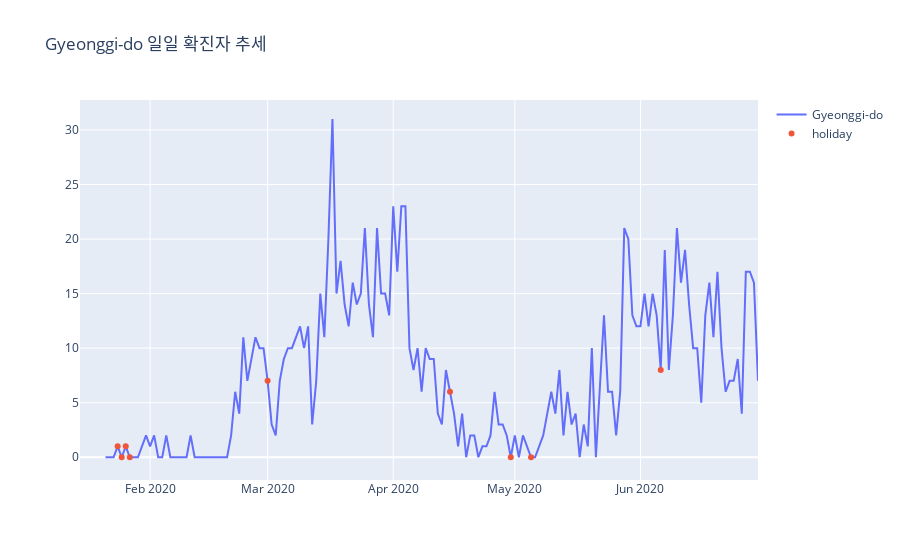

The notebook cell saved with this chart:
### Markdown cell above
## 경기도에서 휴일 이후로 증가 하는 경향이 있었다.

### Code cell
fig = go.Figure()
    tp_ = tp[tp['province']=='Gyeonggi-do']
    fig.add_trace(
        go.Scatter(
            x=tp_['date'], y=tp_['daily_confirmed'], name="Gyeonggi-do"
        )
    )
    fig.add_trace(
        go.Scatter(
            x=tp_[tp_['holiday']==True]['date'], y=tp_[tp_['holiday']==True]['daily_confirmed'], mode='markers', name='holiday'
        )
    )
    fig.update_layout({'title': {'text': f'Gyeonggi-do 일일 확진자 추세'}})
    
    fig.show()

### Figure 1 — Plotly figure (JSON) as saved in the notebook; plotly's stock layout.template omitted (floating-point values rounded to 4 significant figures; data arrays with more than 128 entries replaced by an {"elided": "..."} marker saying what was removed)
{"data": [{"name": "Gyeonggi-do", "type": "scatter", "x": {"elided": "163 str values"}, "y": {"elided": "163 int values"}}, {"mode": "markers", "name": "holiday", "type": "scatter", "x": ["2020-01-24T00:00:00", "2020-01-25T00:00:00", "2020-01-26T00:00:00", "2020-01-27T00:00:00", "2020-03-01T00:00:00", "2020-04-15T00:00:00", "2020-04-30T00:00:00", "2020-05-05T00:00:00", "2020-06-06T00:00:00"], "y": [1, 0, 1, 0, 7, 6, 0, 0, 8]}], "layout": {"title": {"text": "Gyeonggi-do 일일 확진자 추세"}}}
